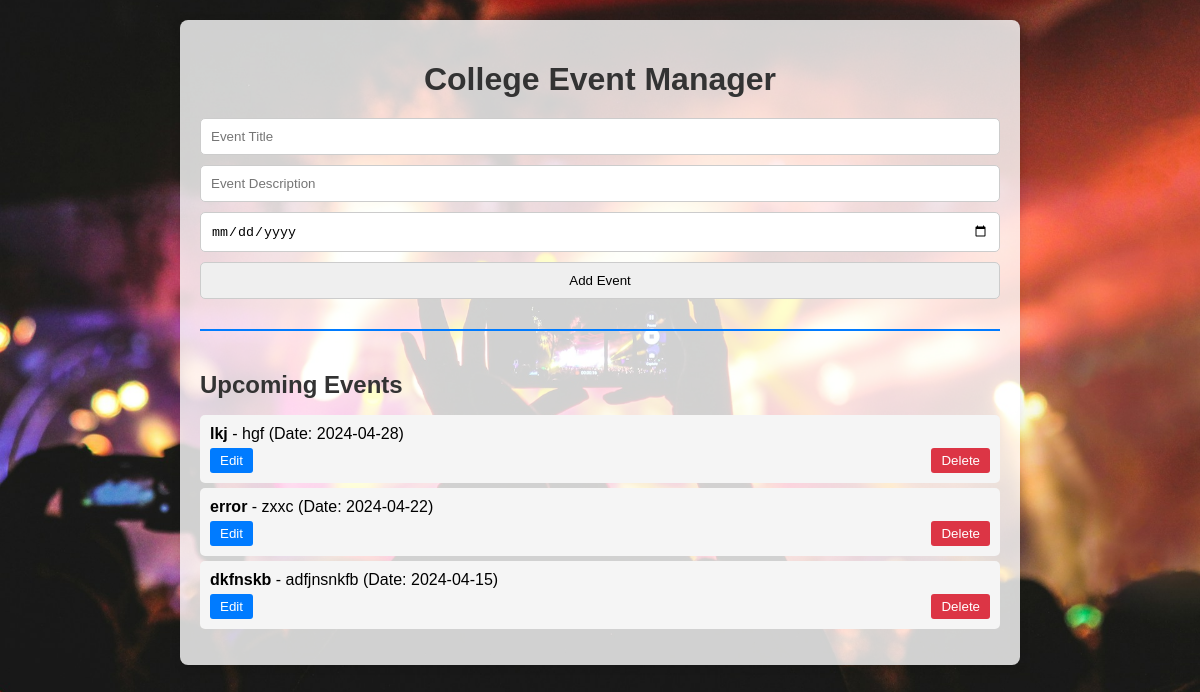
Screenshot of /event_add.php with the database file from the repository.
### tables this page shows
CREATE TABLE `events` (
  `id` int(6) UNSIGNED NOT NULL,
  `event_title` varchar(255) NOT NULL,
  `event_description` varchar(255) NOT NULL,
  `event_date` date NOT NULL
);

### event_add.php (the view, shortened to what this page needs)
<!DOCTYPE html>
<html lang="en">
<head>
</head>
<body>
    <div class="container">
        <h1>College Event Manager</h1>
        <div class="event-form">
            <form method="post" action="">
                <input type="text" name="event-title" id="event-title" placeholder="Event Title" required>
                <input type="text" name="event-description" id="event-description" placeholder="Event Description"
                    required>
                <input type="date" name="event-date" id="event-date" required>
                <button type="submit" name="add-event">Add Event</button>
            </form>
        </div>
        <div class="event-list">
            <h2>Upcoming Events</h2>
            <ul id="events-list">
                <?php
                $servername = "localhost";
                $username = "root";
                $password = "";
                $dbname = "quickguni";
                $conn = new mysqli($servername, $username, $password, $dbname);
                $sql = "SELECT * FROM events ORDER BY event_date DESC";
                $result = $conn->query($sql);
                if ($result->num_rows > 0) {
                    while ($row = $result->fetch_assoc()) {
                        echo "<li><strong>" . $row["event_title"] . "</strong> - " . $row["event_description"] . " (Date: " . $row["event_date"] . ")";
                        echo "<div class='event-buttons'>";
                        echo "<form style='display: inline-block;' method='post' action='event_edit.php'><input type='hidden' name='event-id' value='" . $row["id"] . "'><button type='submit' class='edit-button'>Edit</button></form>";
                        echo "<form style='display: inline-block;' method='post' action='event_delete.php'><input type='hidden' name='event-id' value='" . $row["id"] . "'><button type='submit' class='delete-button'>Delete</button></form>";
                        echo "</div></li>";
                    }
                } else {
                    echo "<li>No events found</li>";
                }
                ?>
            </ul>
        </div>
    </div>
</body>
</html>

### event_add.php (style rules this page uses)
body { font-family: Arial, sans-serif; margin: 0; padding: 20px; background-image: url('./assets/images/eventbag.jpg'); background-size: cover; background-position: center; background-repeat: no-repeat; }
.container { max-width: 800px; margin: 0 auto; background-color: rgba(255, 255, 255, 0.8); padding: 20px; border-radius: 8px; box-shadow: 0 2px 10px rgba(0, 0, 0, 0.1); }
h1 { color: #333; text-align: center; margin-bottom: 20px; }
.event-form { margin-bottom: 20px; }
.event-form input[type="text"], .event-form input[type="date"], .event-form button { width: 100%; padding: 10px; margin-bottom: 10px; border: 1px solid #ccc; border-radius: 5px; box-sizing: border-box; }
.event-list { border-top: 2px solid #007bff; padding-top: 20px; }
.event-list h2 { color: #333; margin-bottom: 10px; }
#events-list { list-style-type: none; padding: 0; }
#events-list li { background-color: #f5f5f5; padding: 10px; margin-bottom: 5px; border-radius: 5px; }
.event-buttons { display: flex; justify-content: space-between; margin-top: 5px; }
.edit-button, .delete-button { padding: 5px 10px; border: none; cursor: pointer; border-radius: 3px; }
.edit-button { background-color: #007bff; color: #fff; }
.delete-button { background-color: #dc3545; color: #fff; }

### rows the page displays
events: event_title "lkj", event_description "hgf", event_date "2024-04-28"
events: event_title "error", event_description "zxxc", event_date "2024-04-22"
events: event_title "dkfnskb", event_description "adfjnsnkfb", event_date "2024-04-15"
